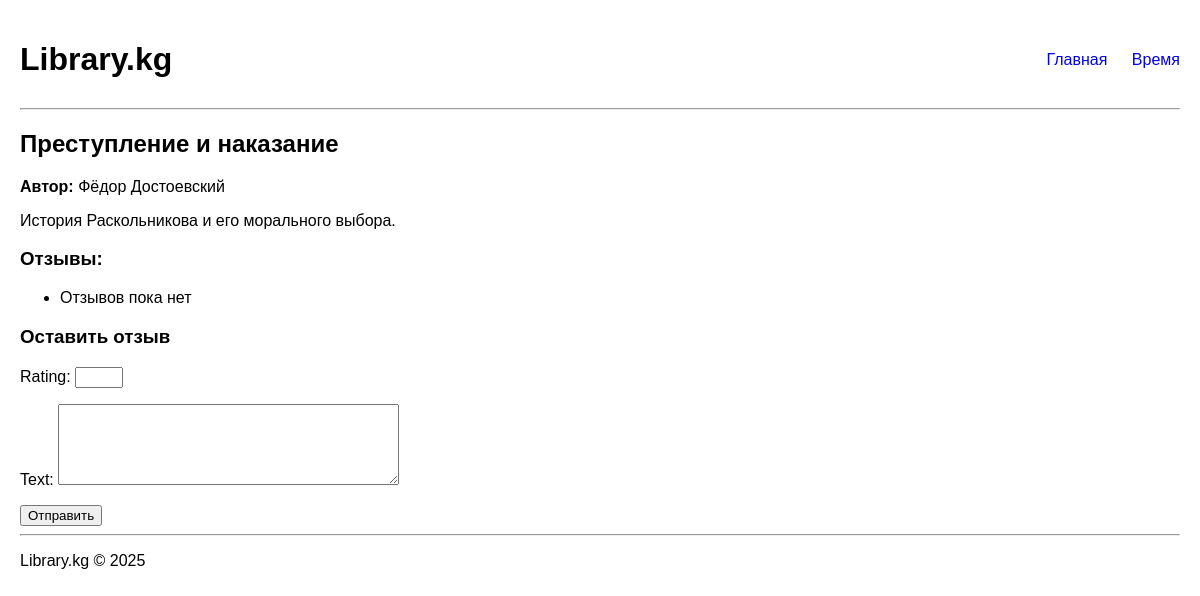
The page /books/2/ on the database its author committed.
### books/models.py (models this page shows, shortened)
class Book(models.Model):
    title = models.CharField(max_length=255)
    author = models.CharField(max_length=255)
    description = models.TextField()
    created_at = models.DateTimeField(auto_now_add=True)

### books/views.py (the view)
# urls.py: path('<int:id>/', views.book_detail, name='book_detail'),
def book_detail(request, id):
    book = get_object_or_404(Book, id=id)
    reviews = book.reviews.order_by("-created_at")
    if request.method == "POST":
        form = ReviewForm(request.POST)
        if form.is_valid():
            review = form.save(commit=False)
            review.book = book
            review.full_clean()
            review.save()
            return redirect("book_detail", id=book.id)
    else:
        form = ReviewForm()
    return render(request, "books/book_detail.html", {"book": book, "reviews": reviews, "form": form})

### books/forms.py (shortened to what this page needs)
class ReviewForm(forms.ModelForm):
    class Meta:
        model = Reviews
        fields = ['rating', 'text']
        widgets = {
            'rating': forms.NumberInput(attrs={'min':1, 'max':5}),
            'text': forms.Textarea(attrs={'rows':5})
        }

### templates/books/book_detail.html (shortened to what this page needs)
{% include "header.html" %}
<h2>{{ book.title }}</h2>
<p><strong>Автор:</strong> {{ book.author }}</p>
<p>{{ book.description }}</p>
<h3>Отзывы:</h3>
<ul>
    {% for r in reviews %}
        <li>
            <strong>Оценка:</strong> {{ r.rating }}<br>
            {{ r.text|truncatechars:200 }}
        </li>
    {% empty %}
        <li>Отзывов пока нет</li>
    {% endfor %}
</ul>
<h3>Оставить отзыв</h3>
<form method="post">
    {{ form.as_p }}
    <button type="submit">Отправить</button>
</form>
{% include "footer.html" %}

### static/books/css/style.css (style rules this page uses)
body { font-family: Arial, sans-serif; margin: 20px; }

### rows shown on the page
Book: title "Преступление и наказание", author "Фёдор Достоевский", description "История Раскольникова и его морального выбора."
